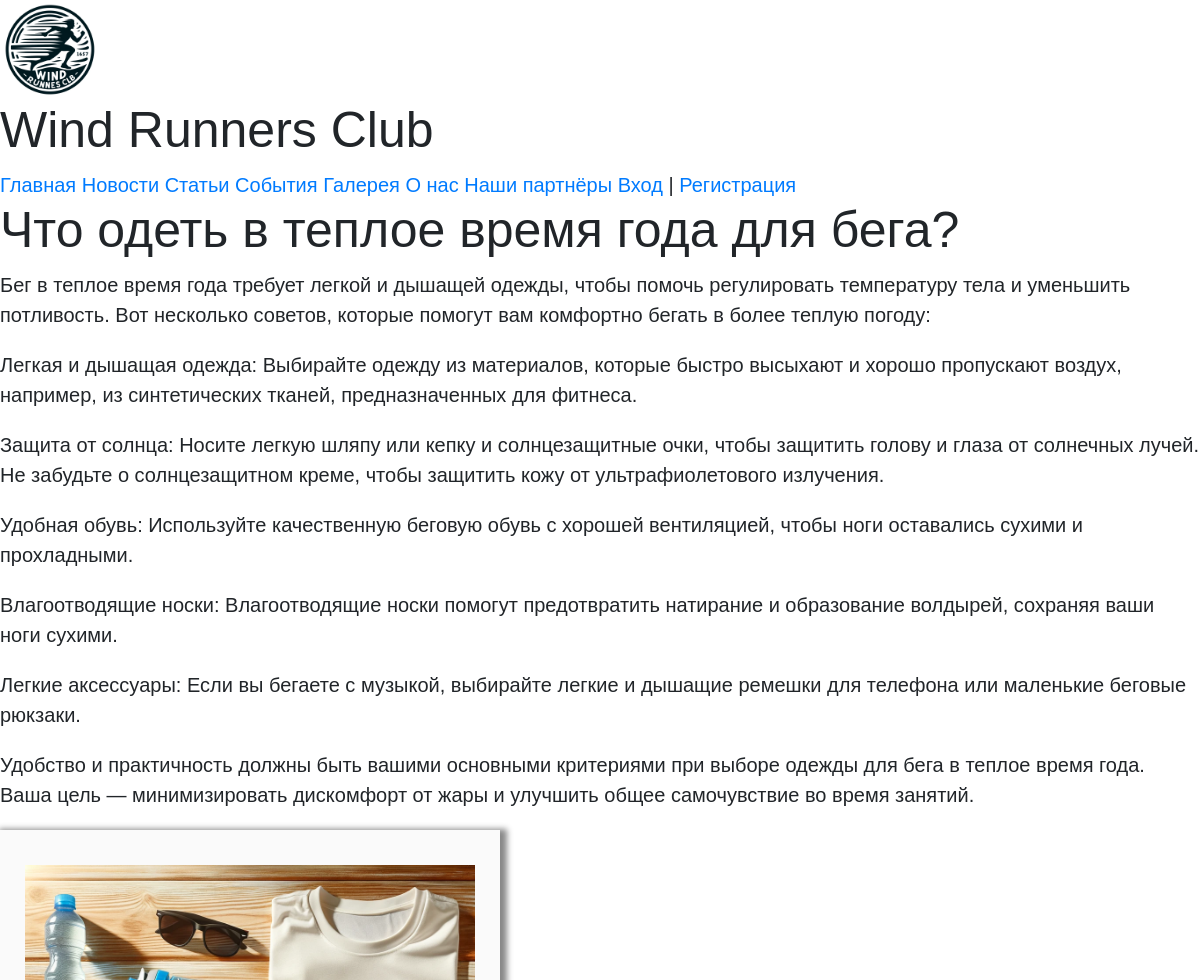
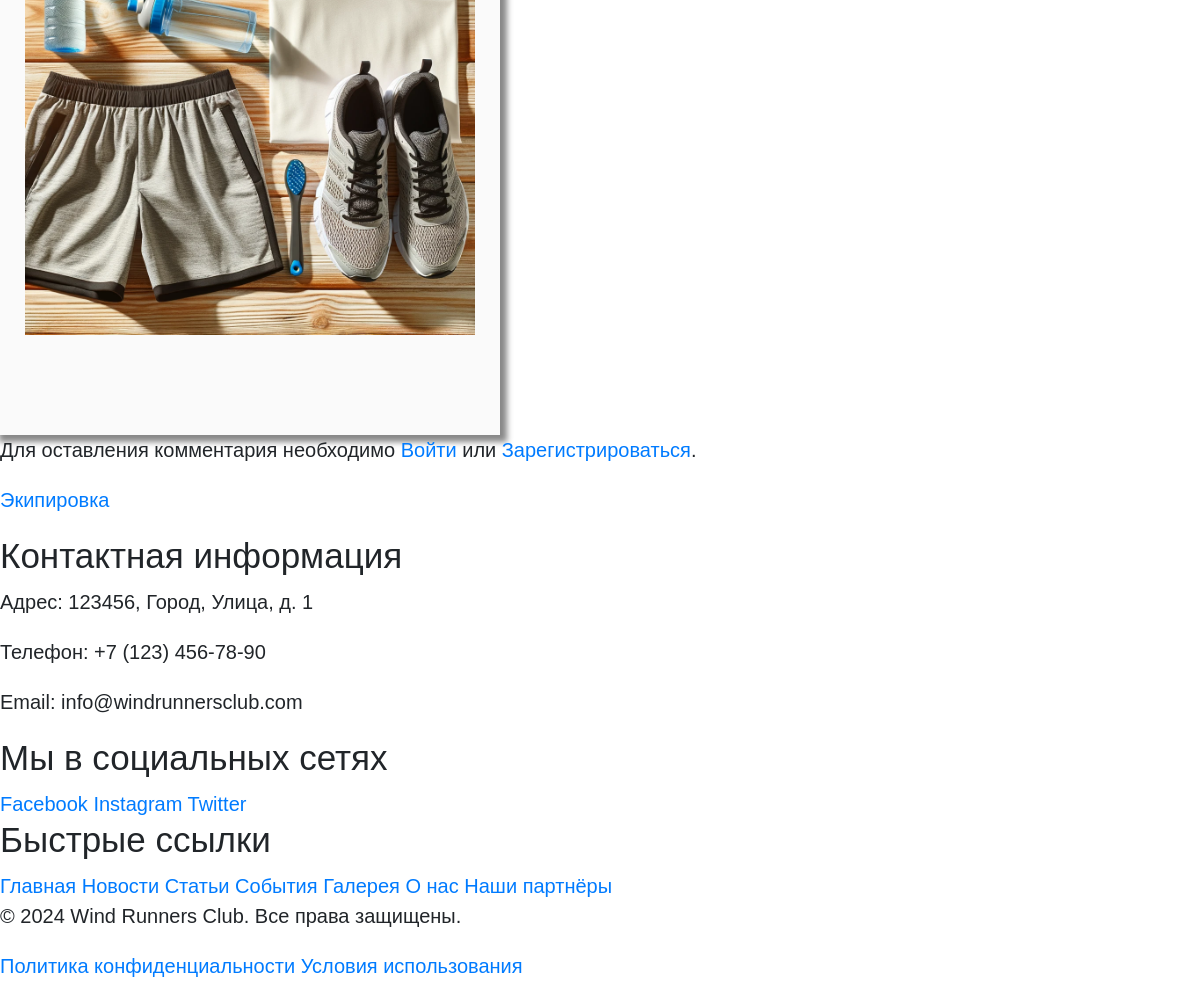
Page /articles/2/ on the committed database (2 pictures, top to bottom).
### articles/models.py (models this page shows, shortened)
class Article(models.Model):
    article_title = models.CharField('Название статьи', max_length=256)
    content = RichTextField('')
    article_to_category = models.ManyToManyField(Category, blank=True, related_name='category_article')
    article_date = models.DateTimeField('Дата публикации статьи', auto_now_add=True)
    cover_image = models.ImageField(upload_to='articles/', default='defaults/wrc_emblem.webp')
    class Meta:
        verbose_name = 'Статья'
        verbose_name_plural = 'Статьи'

class Category(models.Model):
    category_name = models.CharField(max_length=128)
    category_date = models.DateTimeField(auto_now_add=True)
    class Meta:
        verbose_name = 'Категория'
        verbose_name_plural = 'Категории'

### articles/views.py (the view)
# urls.py: path('<int:pk>/', views.article, name='article_detail'),
def article(request, pk):
    article_item = get_object_or_404(Article, pk=pk)
    comments = article_item.comments.order_by('-id')
    if request.method == 'POST':
        comment_form = forms.CommentForm(request.POST)
        if comment_form.is_valid():
            comment = comment_form.save(commit=False) # Сразу в БД не сохраняем
            comment.article = article_item # Привязываем комментарий к конкретной новости
            comment.save() # Теперь сохраняем
            return redirect('articles:article_detail', pk=article_item.pk) # Перенаправляем обратно к новости
    else:
        comment_form = forms.CommentForm() # Создаём пустой экземпляр формы для GET-запроса
    context = {'article': article_item,
               'comments': comments,
               'comment_form': comment_form}
    return render(request, 'articles/article.html', context)

### articles/templates/articles/article.html (shortened to what this page needs)
{% extends 'base.html' %}
{% block content %}
<article>
    <h1>{{ article.article_title }}</h1>
    <div class="article-content">{{ article.content|safe }}</div>
    {% if article.cover_image %}
    <img src="{{ article.cover_image.url }}" alt="{{ article.article_title }}" class="custom-img">
    {% endif %}
    {% if user.is_authenticated %}
    <form action="{% url 'articles:article_comment' article.pk %}" method="post">
        {% csrf_token %}
        {{ comment_form.as_p }}
        <button type="submit">Оставить комментарий</button>
    </form>
    {% else %}
    <p>
        Для оставления комментария необходимо <a href="{% url 'login' %}">Войти</a>
        или <a href="{% url 'main:signup' %}">Зарегистрироваться</a>.
    </p>
    {% endif %}
    <p>
        {% for category in article.article_to_category.all %}
        <a href="{% url 'articles:articles_by_category' category.id %}">{{ category.category_name }}</a>{% if not forloop.last %}, {% endif %}
        {% endfor %}
    </p>
</article>
{% endblock %}

### static/css/style.css (style rules this page uses)
* { font-family: Arial; text-decoration: none; font-size: 20px; }
.custom-img { border: 25px solid #fafafa; border-top-width: 35px; border-bottom-width: 100px; -webkit-box-shadow: 3px 3px 6px 4px #888; -moz-box-shadow: 3px 3px 6px 4px #888; box-shadow: 3px 3px 6px 4px #888; width: 500px; height: auto; }

### rows in the picture
Article: article_title "Что одеть в теплое время года для бега?", content "Бег в теплое время года требует легкой и дышащей одежды, чтобы помочь регулировать температуру тела и уменьшить потливость. Вот несколько советов, которые помогут вам комфортно бегать в более теплую погоду: Легкая и дышащая одежда: Выбирайте одежду из материалов, которые быстро высыхают и хорошо пропускают воздух, например, из синтетических тканей, предназначенных для фитнеса. Защита от солнца: Носите легкую шляпу или кепку и солнцезащитные очки, чтобы защитить голову и глаза от солнечных лучей. Не забудьте о солнцезащитном креме, чтобы защитить кожу от ультрафиолетового излучения. Удобная обувь: Используйте качественную беговую обувь с хорошей вентиляцией, чтобы ноги оставались сухими и…", cover_image (picture)
Category: category_name "Экипировка"
